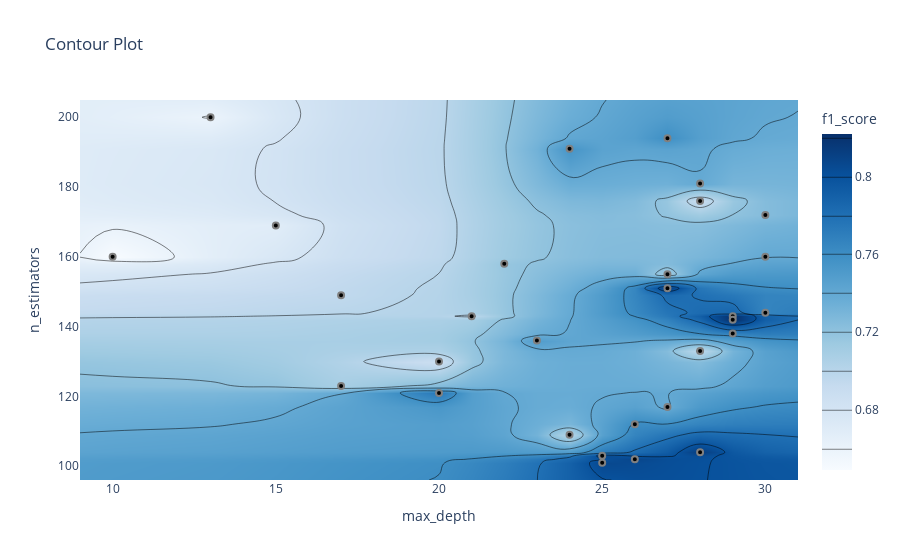

This figure's notebook cell:
### Markdown cell above
График контура отношений гиперпараметров

Он показывает связь между различными комбинациями гиперпараметров и значение метрики для этих комбинаций в виде контурного графика.

### Code cell
optuna.visualization.plot_contour(study, params=["max_depth", "n_estimators"],
                                  target_name="f1_score")

### Figure 1 — Plotly figure (JSON) as saved in the notebook; plotly's stock layout.template omitted (floating-point values rounded to 4 significant figures; data arrays with more than 128 entries replaced by an {"elided": "..."} marker saying what was removed)
{"data": [{"colorbar": {"title": {"text": "f1_score"}}, "colorscale": [[0, "rgb(247,251,255)"], [0.125, "rgb(222,235,247)"], [0.25, "rgb(198,219,239)"], [0.375, "rgb(158,202,225)"], [0.5, "rgb(107,174,214)"], [0.625, "rgb(66,146,198)"], [0.75, "rgb(33,113,181)"], [0.875, "rgb(8,81,156)"], [1, "rgb(8,48,107)"]], "connectgaps": true, "contours": {"coloring": "heatmap"}, "hoverinfo": "none", "line": {"smoothing": 1.3}, "reversescale": false, "type": "contour", "x": [9, 10, 13, 15, 17, 20, 21, 22, 23, 24, 25, 26, 27, 28, 29, 30, 31], "y": [96.05, 101, 102, 103, 104, 109, 112, 117, 121, 123, 130, 133, 136, 138, 142, 143, 144, 149, 151, 155, 158, 160, 169, 172, 176, 181, 191, 194, 200, 204.9], "z": {"elided": "30x17 float values"}}, {"marker": {"color": "black", "line": {"color": "Gray", "width": 2}}, "mode": "markers", "name": "Feasible Trial", "showlegend": false, "type": "scatter", "x": [21, 15, 27, 20, 24, 28, 27, 28, 13, 24, 30, 25, 30, 20, 17, 27, 10, 23, 28, 22, 17, 25, 26, 26, 29, 30, 28, 27, 29, 29], "y": [143, 169, 194, 130, 191, 133, 151, 104, 200, 109, 172, 103, 160, 121, 149, 117, 160, 136, 176, 158, 123, 101, 102, 112, 143, 144, 181, 155, 142, 138]}, {"marker": {"color": "#cccccc", "line": {"color": "Gray", "width": 2}}, "mode": "markers", "name": "Infeasible Trial", "showlegend": false, "type": "scatter", "x": [], "y": []}], "layout": {"title": {"text": "Contour Plot"}, "xaxis": {"range": [9, 31], "title": {"text": "max_depth"}}, "yaxis": {"range": [96.05, 204.9], "title": {"text": "n_estimators"}}}}
